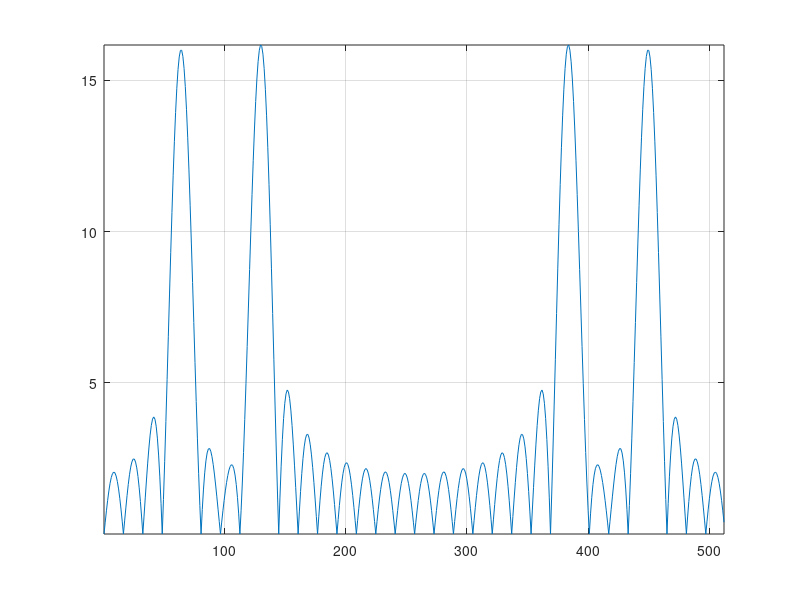
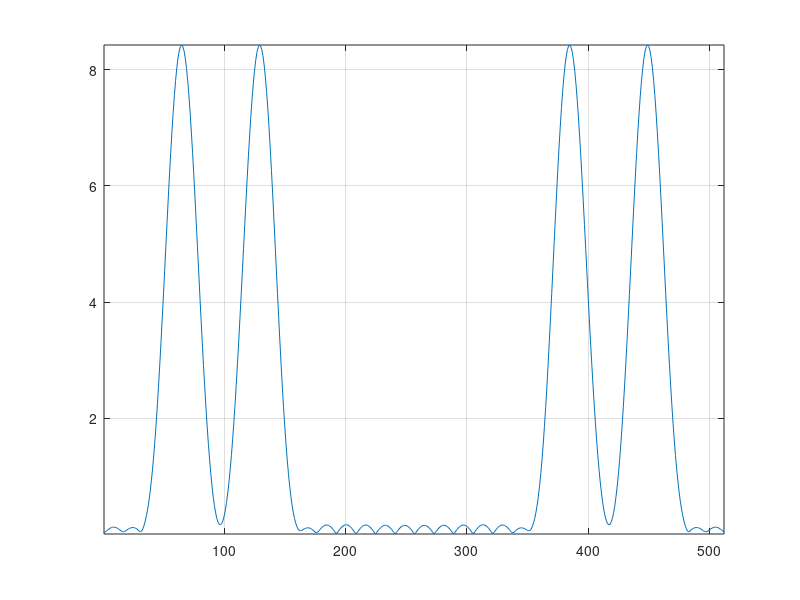
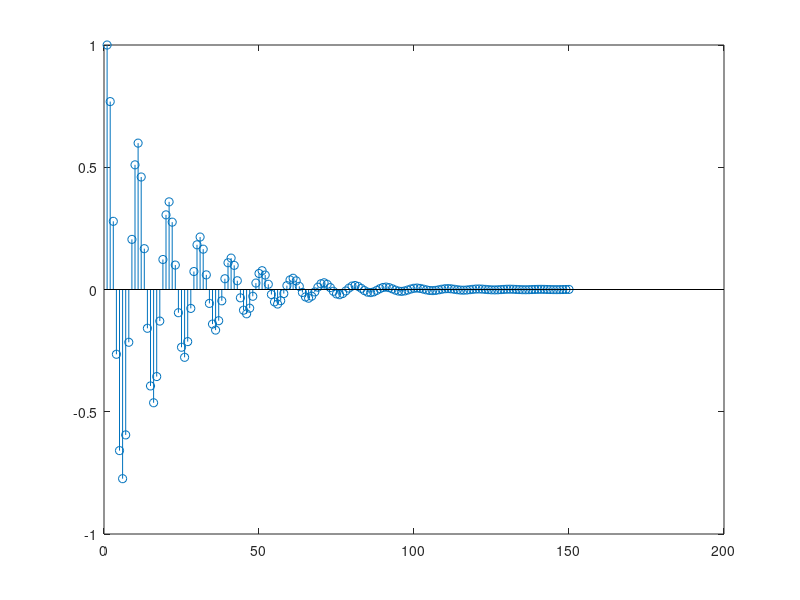
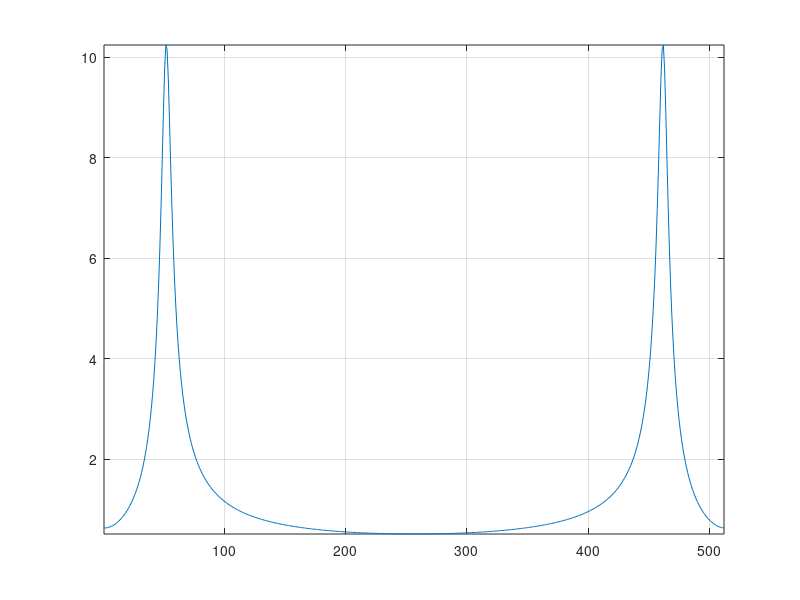

Source code (MATLAB) for these figures, in order: (Note: this script raises an error after producing the figures.)

clear all

% Fourier Transform
% Sinusoid parameters
A1 = 1; F1 = 0.125;
A2 = 1; %  System - Create and edit scientific formulas and equations by using Math.
F2 = 0.25; 

% Segment of 32 samples and its DFT
n = transpose(0:31);
xr = A1*cos(2*pi*F1*n) + A2*cos(2*pi*F2*n);
XR = fft(xr,512);
figure(1), plot(abs(XR)); axis tight; grid on;
%%
% Applying the hamming window
vh = hamming(32);
xh = xr.*vh;
XH = fft(xh,512);
figure(2), plot(abs(XH)); axis tight; grid on;


%% Generation and Fourier analysis of a periodic sequence
% The impulse response of the tract model
n = transpose(0:149);
h = (0.95).^n.*cos(2*pi*0.1.*n);
H = fft(h,512);
figure(3);stem(h);
figure(4);plot(abs(H));axis tight; grid on;

% The input signal
e = zeros(1000,1); e(1:60:end) = 1;
figure(5),stem(e), axis tight;

% The system output
y = conv(e,h);

% Output windowing,DFT and representation
y = y(1:840);                       % windowing (rectangular window)
Y = fft(y,1024);
figure(6),stem(y); axis tight; 
figure(7),plot(abs(Y)); axis tight; grid on;


%% Speech generation model
% Signal reading and representation
FileName = 'can.wav';
[a,fs] = audioread(FileName);
figure(8); plot(a); axis tight; grid on;
interval = [197:771];
figure(9); plot(interval,a(interval)); axis tight; grid on;

% Fourier transform of a segment
a_f=fft(a(interval),1024);
figure(10), plot(abs(a_f)); axis tight; grid on;
figure(11), plot(20*log10(abs(a_f))); axis tight; grid on;

% Analysis of a period of the vowel
ha = a(370:449);
HA = fft(ha,1024);
figure(12); plot(abs(HA)); axis tight; grid on;
figure(13); plot(20*log10(abs(HA))); axis tight; grid on;

